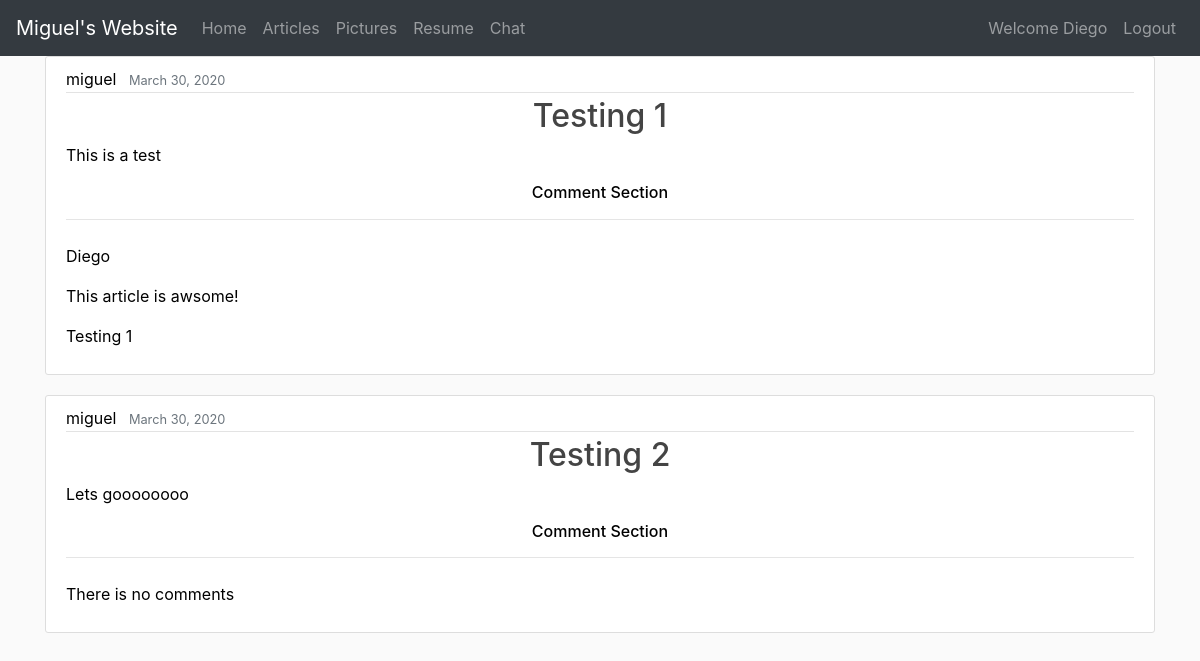
/articles/ (signed in), run on the app's committed database.
### myapp/models.py (models this page shows, shortened)
class Articles(models.Model):
    title = models.CharField(max_length=100)
    content = models.TextField()
    datePosted = models.DateTimeField(auto_now_add=True)
    author = models.ForeignKey(User, on_delete=models.CASCADE)
    def __str__(self):
        return self.title

class Comment(models.Model):
    comment = models.CharField(max_length=240)
    author = models.ForeignKey(User, on_delete=models.CASCADE)
    content = models.ForeignKey(Articles, on_delete=models.CASCADE)

### myapp/views.py (the view)
# urls.py: path('articles/', views.articles, name = 'Articles'),
def articles(request):
    articles_objects = Articles.objects.all()
    articles=[]
    for article in articles_objects:
        comment_objects=Comment.objects.filter(content=article)
        temp_article={}
        temp_article["title"] = article.title
        temp_article["content"]=article.content
        temp_article["datePosted"] = article.datePosted
        temp_article["author"]=article.author.username
        temp_article["comments"]=comment_objects
        articles+=[temp_article]
    context = {
        'articles': articles,
    }
    return render(request, 'myapp/articles.html', context)

### myapp/templates/myapp/articles.html
{% extends "myapp/base.html" %}
{% block content %}
    {% for article in articles %}
        <article class="media content-section">
            <div class="media-body">
                <div class="article-metadata">
                    <a class="mr-2" >{{ article.author }}</a>
                    <small class="text-muted">{{ article.datePosted|date:"F d, Y" }}</small>
                </div>
                <h2><a class="article-title" href="#">{{ article.title }}</a></h2>
                <p class="article-content">{{ article.content }}</p>
                <div class="mb-4">
                    <h6 class ="text">Comment Section</h6>
                    <hr class="solid">
                </div>
                {% for comment in article.comments %}
                    <p>{{ comment.author }}</p>
                    <p>{{ comment.comment }}</p>
                    <p>{{ comment.content }}</p>
                {% empty %}
                    <p>There is no comments</p>
                {% endfor %}
            </div>
        </article>
    {% endfor %}
{% endblock content %}

### myapp/templates/myapp/base.html (shortened to what this page needs)
{% load static %}
<!DOCTYPE html>
<html>
  <head>
     <link rel="stylesheet" href="https://stackpath.bootstrapcdn.com/bootstrap/4.4.1/css/bootstrap.min.css">
     <link href="https://stackpath.bootstrapcdn.com/font-awesome/4.7.0/css/font-awesome.min.css" rel="stylesheet">
     <link rel="stylesheet" type="text/css" href="{% static 'css/app.css'%}"
     <title></title>
  </head>
  <body>
        <nav class="navbar navbar-expand-md navbar-dark bg-dark">
          <a href="{% url 'Home' %}" class="navbar-brand">Miguel's Website</a>
          <div class="collapse navbar-collapse" id="navbarCollapse">
              <div class="navbar-nav">
                  <a href="{% url 'Home' %}" class="nav-item nav-link">Home</a>
                  <a href="{% url 'Articles' %}" class="nav-item nav-link">Articles</a>
                  <a href="{% url 'Pictures' %}" class="nav-item nav-link">Pictures</a>
                  <a href="{% url 'Resume' %}" class="nav-item nav-link">Resume</a>
                  <a href="{% url 'Chat' %}" class="nav-item nav-link">Chat</a>
              </div>
              <div class="navbar-nav ml-auto">
                  {% if user.is_authenticated %}
                    <a class="nav-item nav-link">Welcome {{user.username}}</a>
                  {% else %}
                    <a class="nav-item nav-link">Welcome Guest</a>
                  {% endif %}
                  {% if user.is_authenticated %}
                  <a href="{% url 'Logout' %}" class="nav-item nav-link">Logout</a>
                  {% else %}
                  <a href="{% url 'Login' %}" class="nav-item nav-link">Login</a>
                  <a href="{% url 'Register' %}" class="nav-item nav-link">Register</a>
                  {% endif %}
              </div>
          </div>
      </nav>
      <div class = "container">
        {% block content%}
        {% endblock %}
      </div>
  </body>
</html>

### myapp/static/css/app.css (style rules this page uses)
html { scroll-behavior: smooth; }
body { background: #fafafa; color: black; }
h1, h2, h3, h4, h5, h6 { color: black; text-align: center; }
.content-section { background: #ffffff; padding: 10px 20px; border: 1px solid #dddddd; border-radius: 3px; margin-bottom: 20px; }
.article-title { color: #444444; }
.article-content { white-space: pre-line; }
.article-metadata { padding-bottom: 1px; margin-bottom: 4px; border-bottom: 1px solid #e3e3e3 }

### data on the page
Articles: datePosted "March 30, 2020", title "Testing 1", content "This is a test"
Comment: author "Diego", comment "This article is awsome!", content "Testing 1"
Articles: datePosted "March 30, 2020", title "Testing 2", content "Lets goooooooo"

### other printed values
{{ user.username }} "Diego"
{{ article.author }} "miguel" "miguel"
